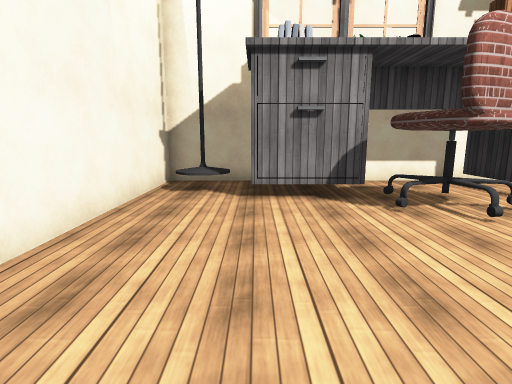
view 1 (above)

12 first-person views from a walk through a 3-D level made in the Unity game engine. The camera is 1.4 m above the floor, tilts 10° down and sees 80° across. Doors are open. The floor is counted in squares, 1 m on a side. Each view is taken from the middle of a square. On the plan, view 1 faces up. The plan holds only what a view shows up to about 14 squares ahead; the rest is blank. The place goes on beyond the plan. The player character is not drawn. Some animated figures are not drawn. Surface patterns are stand-ins for the level's own textures.

view 2
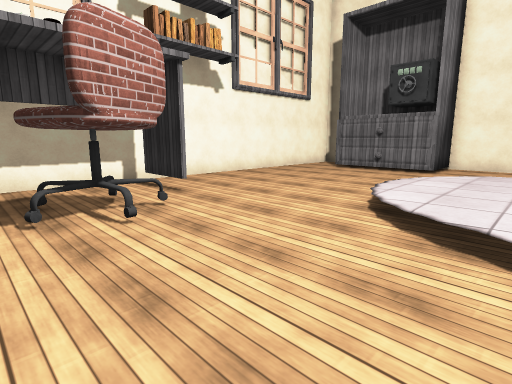

view 3
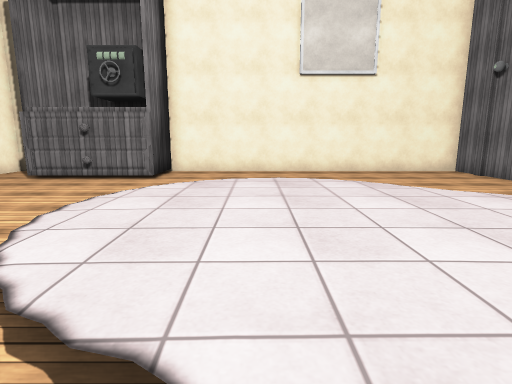

view 4
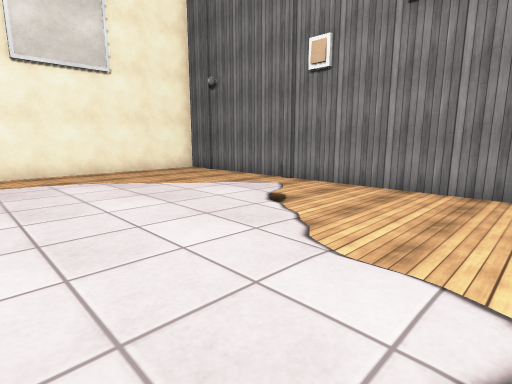

view 5
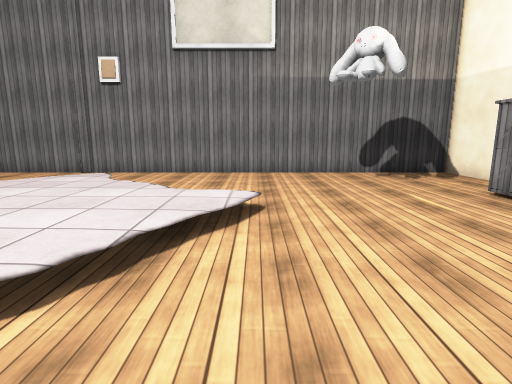

view 6
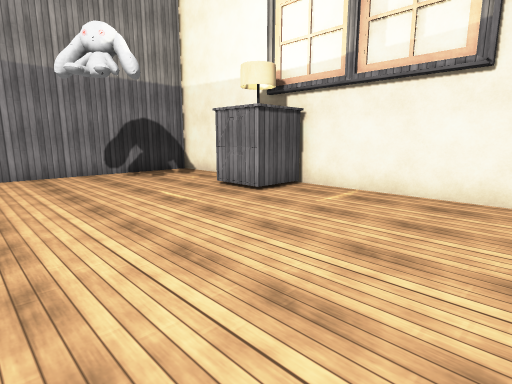

view 7
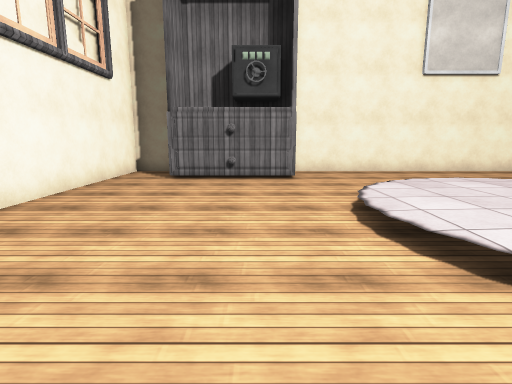

view 8
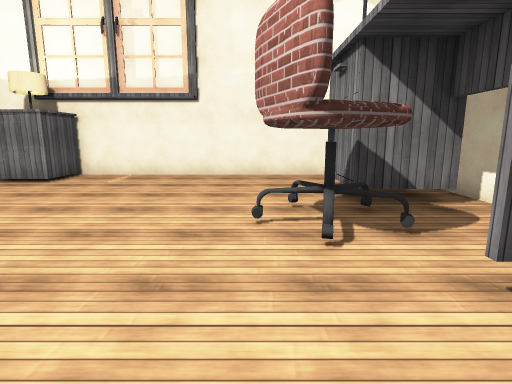

view 9
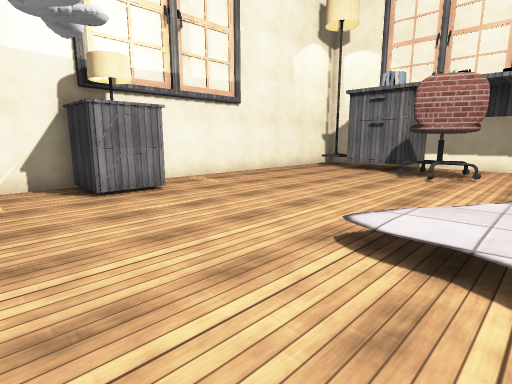

view 10
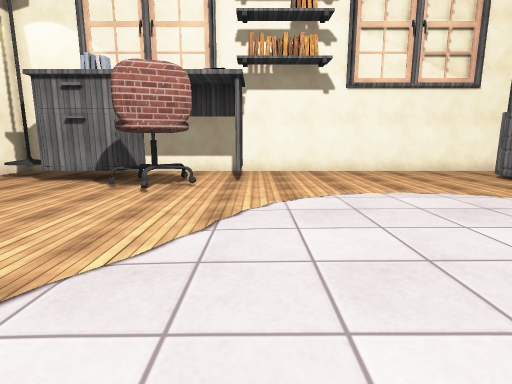

view 11
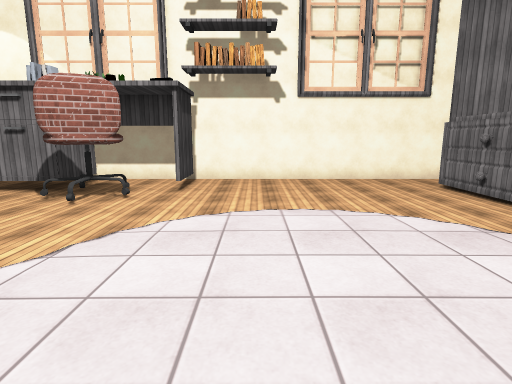

view 12
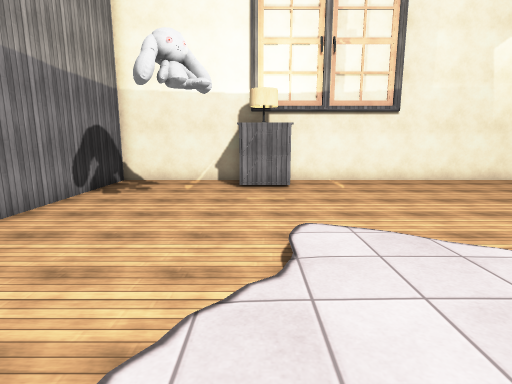

### Floor plan
Key: @ floor where view 1 was taken; # wall or solid block; x gap in a wall; . main floor; : floor 0.25 m higher than the main floor; / step, stairs or slope; D open door; O other object.
Columns run from 3 left of view 1 to 18 right of it. Each row starts with its distance up from view 1.
 10 ######################
  9 #.O  O#..x...........#
  8 #OOO OO..#.........D
  7 #..OOOOOOO.........D
  6 #.....OO#..........O
  5 #......O...........OO
  4 #..................DO#
  3 #..........////......#
  2 #........./::::/.....#
  1 #.........::::::/ ...#
  0 #..@...../::::::: ...#
 -1 #......./::::::::  ..#
 -2 #OO...../:::::::/  ..#
 -3 #OO......./:::::/ ...#
 -4 #..........//::/.....#
 -5 #.........../:/ .....#
 -6 #............/  .....#
 -7 #....................#
 -8 #....................#
 -9 ######################

Positions as (right, up) in squares from view 1, and headings:
1: (0, 0), facing up
2: (2, 0), facing up-right
3: (5, 0), facing right
4: (5, 0), facing down-right
5: (5, 4), facing down
6: (5, 4), facing down-left
7: (5, 5), facing right
8: (9, 5), facing left
9: (7, -6), facing up-left
10: (7, -3), facing up
11: (9, -3), facing up
12: (10, -3), facing left
